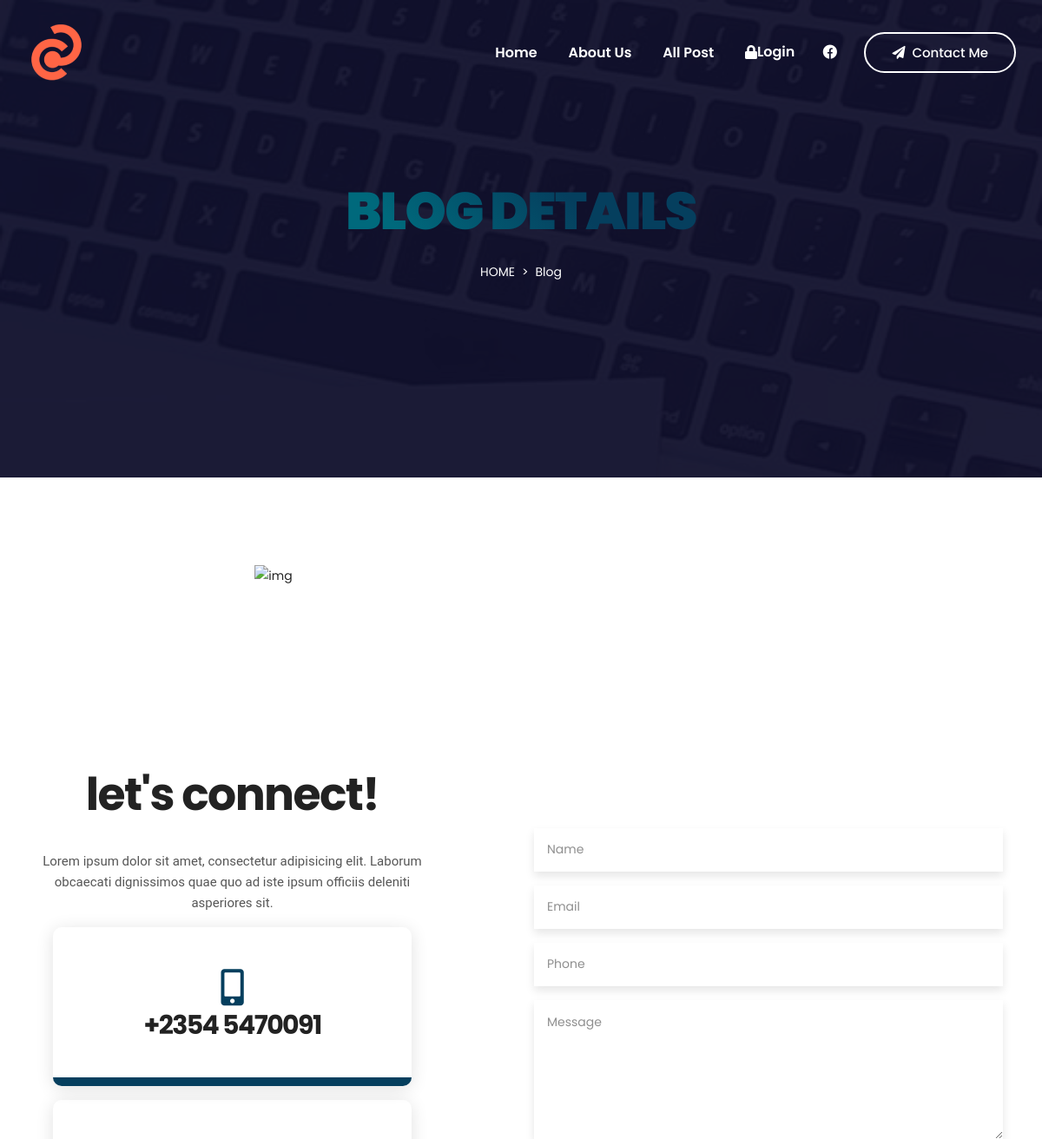
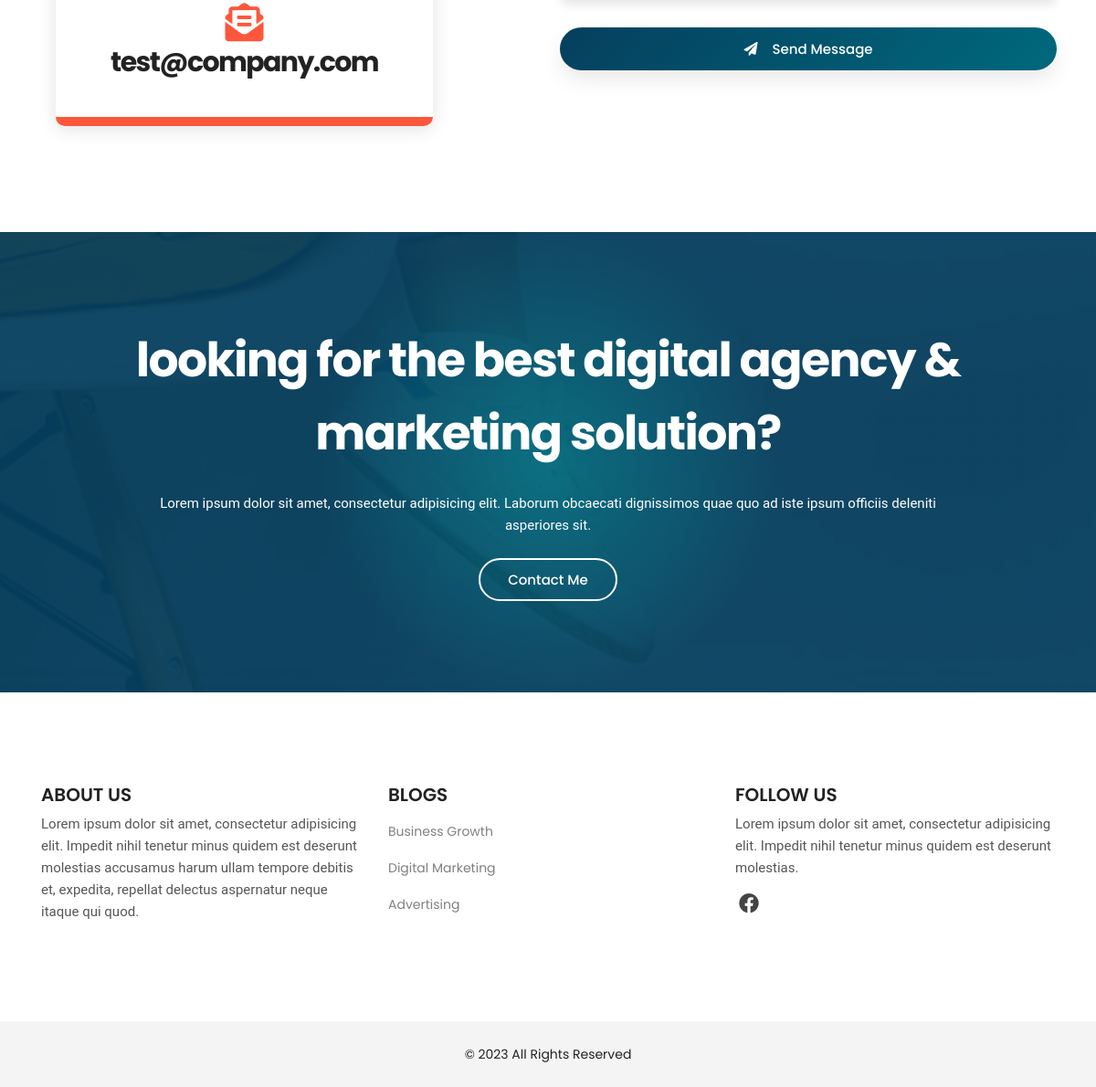
Screenshot of /servicedetail.php with the database file from the repository (2 pictures, top to bottom).
### tables this page shows
CREATE TABLE `logo` (
  `id` int(11) NOT NULL,
  `xfile` varchar(1000) NOT NULL,
  `ufile` varchar(1000) NOT NULL,
  `updated_at` timestamp NOT NULL DEFAULT current_timestamp() ON UPDATE current_timestamp()
);

CREATE TABLE `social` (
  `id` int(11) NOT NULL,
  `name` varchar(150) NOT NULL,
  `fa` varchar(150) NOT NULL,
  `social_link` varchar(500) NOT NULL
);

CREATE TABLE `section_title` (
  `id` int(11) NOT NULL,
  `about_title` varchar(500) NOT NULL,
  `about_text` varchar(1000) NOT NULL,
  `why_title` varchar(500) NOT NULL,
  `why_text` varchar(1000) NOT NULL,
  `service_title` varchar(500) NOT NULL,
  `service_text` varchar(1000) NOT NULL,
  `port_title` varchar(500) NOT NULL,
  `port_text` varchar(1000) NOT NULL,
  `test_title` varchar(500) NOT NULL,
  `test_text` varchar(1000) NOT NULL,
  `contact_title` varchar(500) NOT NULL,
  `contact_text` varchar(1000) NOT NULL,
  `enquiry_title` varchar(500) NOT NULL,
  `enquiry_text` varchar(1000) NOT NULL
);

CREATE TABLE `sitecontact` (
  `id` int(11) NOT NULL,
  `phone1` varchar(150) NOT NULL,
  `phone2` varchar(150) NOT NULL,
  `email1` varchar(100) NOT NULL,
  `email2` varchar(100) NOT NULL,
  `longitude` varchar(100) NOT NULL,
  `latitude` varchar(150) NOT NULL,
  `updated_at` timestamp NOT NULL DEFAULT current_timestamp() ON UPDATE current_timestamp()
);

CREATE TABLE `siteconfig` (
  `id` int(11) NOT NULL,
  `site_keyword` varchar(1000) NOT NULL,
  `site_desc` varchar(500) NOT NULL,
  `site_title` varchar(300) NOT NULL,
  `site_about` varchar(1000) NOT NULL,
  `site_footer` varchar(1000) NOT NULL,
  `follow_text` varchar(1000) NOT NULL,
  `site_url` varchar(50) NOT NULL,
  `updated_at` timestamp NOT NULL DEFAULT current_timestamp() ON UPDATE current_timestamp()
);

CREATE TABLE `service` (
  `id` int(11) NOT NULL,
  `service_title` varchar(500) NOT NULL,
  `service_desc` varchar(1000) NOT NULL,
  `service_detail` varchar(2000) NOT NULL,
  `ufile` varchar(1000) NOT NULL,
  `upadated_at` timestamp NOT NULL DEFAULT current_timestamp() ON UPDATE current_timestamp()
);

### servicedetail.php (the view, shortened to what this page needs)
<?php
include "header.php";
$todo= mysqli_real_escape_string($con,$_GET["id"]);
?>
        <section class="section breadcrumb-area overlay-dark d-flex align-items-center">
            <div class="container">
                <div class="row">
                    <div class="col-12">
                        <div class="breadcrumb-content d-flex flex-column align-items-center text-center">
                            <h2 class="text-white text-uppercase mb-3">Blog Details</h2>
                            <ol class="breadcrumb">
                                <li class="breadcrumb-item"><a class="text-uppercase text-white" href="index.html">Home</a></li>
                                <li class="breadcrumb-item text-white active">Blog</li>
                            </ol>
                        </div>
                    </div>
                </div>
            </div>
        </section>
        <?php
    $rt=mysqli_query($con,"SELECT * FROM service where id='$todo'");
    $tr = mysqli_fetch_array($rt);
    $ufile = "$tr[ufile]";
?>
        <section class="section about-area ptb_100">
            <div class="container">
                <div class="row justify-content-between align-items-center">
                    <div class="col-12 col-lg-6">
                        <div class="about-thumb text-center">
                            <img src="dashboard/uploads/services/<?php print $ufile;?>" alt="img">
                        </div>
                    </div>
                    <div class="col-12 col-lg-6">
                        <div class="about-content section-heading text-center text-lg-left pl-md-4 mt-5 mt-lg-0 mb-0">
                        </div>
                    </div>
                </div>
            </div>
        </section>
        <section id="contact" class="contact-area ptb_100">
            <div class="container">
                <div class="row justify-content-between align-items-center">
                    <div class="col-12 col-lg-5">
                        <div class="section-heading text-center mb-3">
                            <h2><?php print $contact_title ?></h2>
                            <p class="d-none d-sm-block mt-4"><?php print $contact_text ?></p>
                        </div>
                        <div class="contact-us">
                            <ul>
                                <li class="contact-info color-1 bg-hover active hover-bottom text-center p-5 m-3">
                                    <span><i class="fas fa-mobile-alt fa-3x"></i></span>
                                    <a class="d-block my-2" href="tel:<?php print $phone1 ?>">
                                        <h3><?php print $phone1 ?></h3>
                                    </a>
                                </li>
                                <li class="contact-info color-3 bg-hover active hover-bottom text-center p-5 m-3">
                                    <span><i class="fas fa-envelope-open-text fa-3x"></i></span>
                                    <a class="d-none d-sm-block my-2" href="mailto:<?php print $email1 ?>">
                                        <h3><?php print $email1 ?></h3>
                                    </a>
                                </li>
                            </ul>
                        </div>
                    </div>
                    <div class="col-12 col-lg-6 pt-4 pt-lg-0">
                        <div class="contact-box text-center">
<form action="" method="post" enctype="multipart/form-data">
                                <div class="row">
                                    <div class="col-12">
                                        <div class="form-group">
                                            <input type="text" class="form-control" name="name" placeholder="Name" required="required">
                                        </div>
                                        <div class="form-group">
                                            <input type="email" class="form-control" name="email" placeholder="Email" required="required">
                                        </div>
                                        <div class="form-group">
                                            <input type="text" class="form-control" name="phone" placeholder="Phone" required="required">
                                        </div>
                                    </div>
                                    <div class="col-12">
                                        <div class="form-group">
                                            <textarea class="form-control" name="message" placeholder="Message" required="required"></textarea>
                                        </div>
                                    </div>
                                    <div class="col-12">
                                        <button type="submit" class="btn btn-bordered active btn-block mt-3" name="save"><span class="text-white pr-3"><i class="fas fa-paper-plane"></i></span>Send Message</button>
                                    </div>
                                </div>
                            </form>
                        </div>
                    </div>
                </div>
            </div>
        </section>
        <section class="section cta-area bg-overlay ptb_100">
            <div class="container">
                <div class="row justify-content-center">
                    <div class="col-12 col-lg-10">
                        <div class="section-heading text-center m-0">
                            <h2 class="text-white"><?php print $enquiry_title; ?></h2>
                            <p class="text-white d-none d-sm-block mt-4"><?php print $enquiry_text; ?></p>
                            <a href="contact" class="btn btn-bordered-white mt-4">Contact Me</a>
                        </div>
                    </div>
                </div>
            </div>
        </section>
<?php include "footer.php"; ?>

### header.php (shortened to what this page needs)
<?php include "z_db.php";?>
<!doctype html>
<html class="no-js" lang="en">
<?php
    $rrs=mysqli_query($con,"SELECT * FROM section_title Where id=1");
$rs = mysqli_fetch_array($rrs);
$enquiry_title="$rs[enquiry_title]";
$enquiry_text="$rs[enquiry_text]";
$contact_title="$rs[contact_title]";
$contact_text="$rs[contact_text]";
?>
<?php
    $rt=mysqli_query($con,"SELECT * FROM sitecontact where id=1");
    $tr = mysqli_fetch_array($rt);
    $phone1 = "$tr[phone1]";
    $email1 = "$tr[email1]";
?>
<head>
    <?php
    $rr=mysqli_query($con,"SELECT * FROM siteconfig where id=1");
    $r = mysqli_fetch_array($rr);
    $site_about = "$r[site_about]";
    $site_footer = "$r[site_footer]";
    $follow_text = "$r[follow_text]";
?>
    <link rel="stylesheet" href="assets/css/style.css">
    <link rel="stylesheet" href="assets/css/responsive.css">
</head>
<body>
    <div class="main overflow-hidden">
        <header id="header">
            <nav data-aos="zoom-out" data-aos-delay="800" class="navbar navbar-expand">
                <div class="container header">
                    <?php
    $rt=mysqli_query($con,"SELECT ufile FROM logo where id=1");
    $tr = mysqli_fetch_array($rt);
    $ufile = "$tr[ufile]";
?>
                    <a class="navbar-brand" href="index.php">
                        <img class="navbar-brand-regular" src="dashboard/uploads/logo/<?php print $ufile?>" alt="brand-logo">
                    </a>
                    <ul class="navbar-nav items">
                        <li class="nav-item">
                            <a class="nav-link" href="home">Home </a>
                        </li>
                        <li class="nav-item">
                            <a href="about" class="nav-link">About Us</a>
                        </li>
                        <li class="nav-item">
                            <a href="post.php" class="nav-link">All Post</a>
                        </li>
                       <li class="nav-item">
                            <a href="dashboard/login" class="nav-link"><i class="fa fa-lock"></i> Login</a>
                        </li>
                    </ul>
                    <ul class="navbar-nav icons">
                    <?php
   $q="SELECT * FROM  social ORDER BY id DESC LIMIT 5";
 $r123 = mysqli_query($con,$q);
while($ro = mysqli_fetch_array($r123))
{
    $fa="$ro[fa]";
    $social_link="$ro[social_link]";
print "
<li class='nav-item social'>
<a href='$social_link' class='nav-link'><i class='fab $fa'></i></a>
</li>
";
}?>
                    </ul>
                    <ul class="navbar-nav action">
                        <li class="nav-item ml-3">
                            <a href="contact" class="btn ml-lg-auto btn-bordered-white"><i class="fas fa-paper-plane contact-icon mr-md-2"></i>Contact Me</a>
                        </li>
                    </ul>
                </div>
            </nav>
        </header>

### footer.php (shortened to what this page needs)
<?php include "z_db.php";?>
  <footer class="section footer-area">
            <div class="footer-top ptb_100">
                <div class="container">
                    <div class="row">
                        <div class="col-12 col-sm-6 col-lg-4">
                            <div class="footer-items">
                            <h3 class="footer-title text-uppercase mb-2">About Us</h3>
                                <p class="mb-2"><?php print $site_about?></p>
                            </div>
                        </div>
                        <div class="col-12 col-sm-6 col-lg-4">
                            <div class="footer-items">
                                <h3 class="footer-title text-uppercase mb-2">Blogs</h3>
                                <ul>
 <?php
   $q="SELECT * FROM  service ORDER BY id DESC LIMIT 5";
 $r123 = mysqli_query($con,$q);
while($ro = mysqli_fetch_array($r123))
{
	$id="$ro[id]";
	$service_title="$ro[service_title]";
print "
<li class='py-2'><a class='text-black-50' href='servicedetail.php?id=$id'>$service_title</a></li>
";
}
?>
                                </ul>
                            </div>
                        </div>
                        <div class="col-12 col-sm-6 col-lg-4">
                            <div class="footer-items">
                                <h3 class="footer-title text-uppercase mb-2">Follow Us</h3>
                                <p class="mb-2"><?php print $follow_text ?></p>
                                <ul class="social-icons list-inline pt-2">
                                <?php
   $q="SELECT * FROM  social ORDER BY id DESC LIMIT 5";
 $r123 = mysqli_query($con,$q);
while($ro = mysqli_fetch_array($r123))
{
    $fa="$ro[fa]";
    $social_link="$ro[social_link]";
print "
<li class='list-inline-item px-1'><a href='$social_link'><i class='fab $fa'></i></a></li>
";
}
?>
                                </ul>
                            </div>
                        </div>
                    </div>
                </div>
            </div>
            <div class="footer-bottom bg-grey">
                <div class="container">
                    <div class="row">
                        <div class="col-12">
                            <div class="copyright-area d-flex flex-wrap justify-content-center text-center py-4">
                                <div class="copyright-center"><?php print $site_footer ?></div>
                            </div>
                        </div>
                    </div>
                </div>
            </div>
        </footer>
    </div>
</body>
</html>

### rows the page displays
logo: ufile (picture)
section_title: contact_title "let's connect!", contact_text "Lorem ipsum dolor sit amet, consectetur adipisicing elit. Laborum obcaecati dignissimos quae quo ad iste ipsum officiis deleniti asperiores sit.", enquiry_title "looking for the best digital agency & marketing solution?", enquiry_text "Lorem ipsum dolor sit amet, consectetur adipisicing elit. Laborum obcaecati dignissimos quae quo ad iste ipsum officiis deleniti asperiores sit."
sitecontact: phone1 "+2354 5470091", email1 "test@company.com"
siteconfig: site_about "Lorem ipsum dolor sit amet, consectetur adipisicing elit. Impedit nihil tenetur minus quidem est deserunt molestias accusamus harum ullam tempore debitis et, expedita, repellat delectus aspernatur neque itaque qui quod.", follow_text "Lorem ipsum dolor sit amet, consectetur adipisicing elit. Impedit nihil tenetur minus quidem est deserunt molestias.", site_footer "© 2023 All Rights Reserved"
service: service_title "Business Growth"
service: service_title "Digital Marketing"
service: service_title "Advertising"
